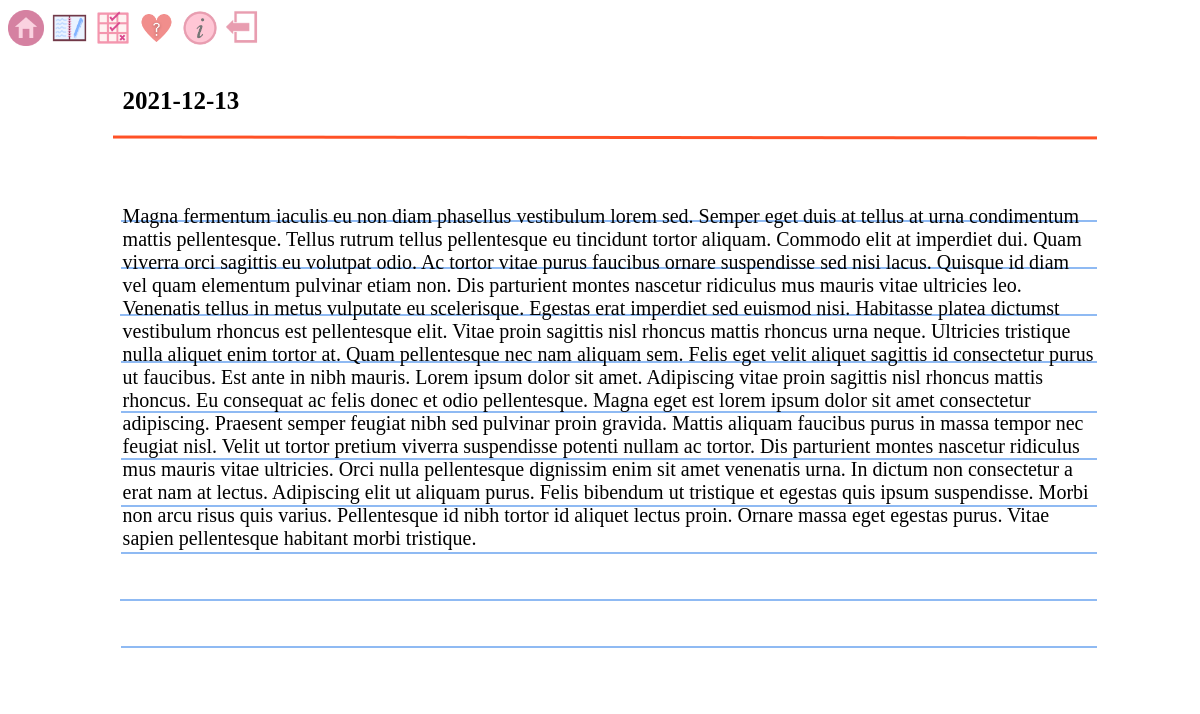
Screenshot of /journal/1 (signed in) with the database file from the repository.
### app/models.py (models this page shows, shortened)
class Journal(db.Model):
    id = db.Column(db.Integer, primary_key=True)
    date_posted = db.Column(db.Date, nullable=False, default= date.today())
    content = db.Column(db.Text, nullable=False)
    user_id = db.Column(db.Integer, db.ForeignKey('user.id'), nullable=False)

### app/routes.py (the view)
@app.route("/journal/<int:journal_id>") # view a single journal with the given id
@login_required
def viewjournal(journal_id):
    todays_date= date.today()
    journal = Journal.query.get_or_404(journal_id)
    return render_template('single_journal.html',  journal=journal, todays_date=todays_date, title="Single Journal" )

### app/models.py (called while the page is built)
@login_manager.user_loader
def load_user(user_id):
    return User.query.get(int(user_id))

### app/templates/single_journal.html (shortened to what this page needs)
<!doctype html>
<html lang="en">
    <head>
        <link rel="stylesheet" href="..\static\single_journal.css">
        <div>
            <a class="nav-link" href="/mainpage"><img src="\static\images\home.png " width="3%"></a>
            <a class="nav-link" href="/journal"><img src="\static\images\journal_icon.png " width="3%"></a>
            <a class="nav-link" href="/habittracker"><img src="\static\images\habittracker_icon.png " width="3%"></a>
            <a class="nav-link" href="/moodtracker"><img src="\static\images\moodtracker_icon.png " width="3%"></a>
            <a class="nav-link" href="/info"><img src="\static\images\information_icon.png " width="3%"></a>
            <a class="nav-link" href="/"><img src="\static\images\logout_icon.png " width="3%"></a>
        </div>
    </head>
    <body>
        <div class="container">
            {% if journal.date_posted == todays_date %}
                <form action="{{ '/journal/' + journal.id|string + '/update' }}" method="POST" style="width: 100%; height: 70%;">
                    <label for="journal" style="padding-left: 2%; font-size: 25px;">{{ journal.date_posted }}</label><br>
                    <textarea id="journal" name="journal" cols="55" rows="7" style="padding-left: 2%; font-size: 20px;">{{ journal.content }}</textarea><br>
                    <input class="submit" type="image" src="\static\images\pen_icon.png" width="10%" style="margin-left: 60%;" alt="Submit">
                    <input type="hidden" name="flag" value="fromjournal">
                </form>
            {% else %}
                <h4 style="padding-left: 2%; font-size: 25px;">{{ journal.date_posted }}</h4><br>
                <p style="padding-left: 2%; font-size: 20px;">{{ journal.content }}</p><br>
            {% endif %}
        </div>
    </body>
</html>

### app/static/single_journal.css (style rules this page uses)
body { font-family: serif; font-size:xx-large; }
.container { margin: 8%; margin-top: 2%; background: url("images/journal_page_cropped1.png") no-repeat; height: 600px; }

### rows the page displays
Journal: date_posted "2021-12-13", content "Magna fermentum iaculis eu non diam phasellus vestibulum lorem sed. Semper eget duis at tellus at urna condimentum mattis pellentesque. Tellus rutrum tellus pellentesque eu tincidunt tortor aliquam. Commodo elit at imperdiet dui. Quam viverra orci sagittis eu volutpat odio. Ac tortor vitae purus faucibus ornare suspendisse sed nisi lacus. Quisque id diam vel quam elementum pulvinar etiam non. Dis parturient montes nascetur ridiculus mus mauris vitae ultricies leo. Venenatis tellus in metus vulputate eu scelerisque. Egestas erat imperdiet sed euismod nisi. Habitasse platea dictumst vestibulum rhoncus est pellentesque elit. Vitae proin sagittis nisl rhoncus mattis rhoncus urna neque.…"
